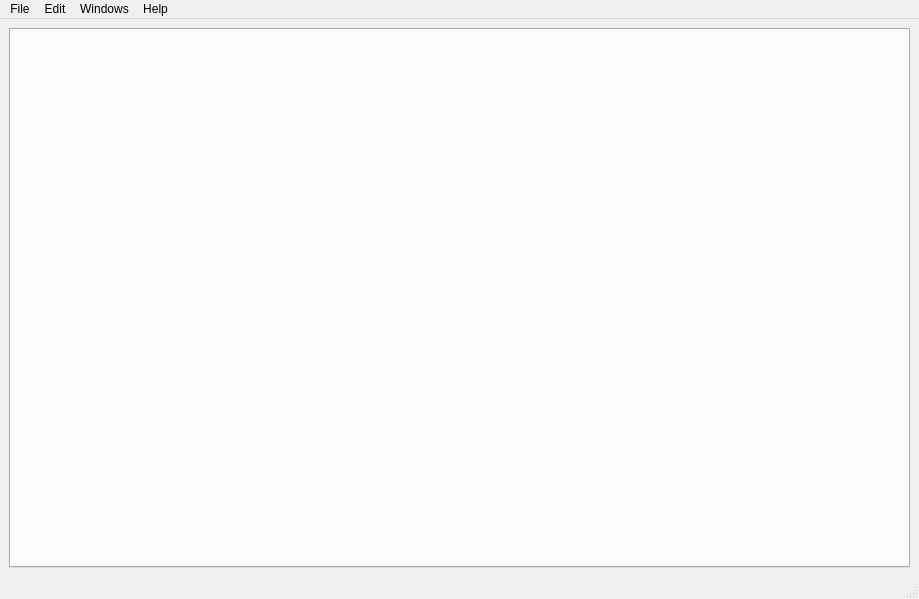
<?xml version="1.0" encoding="UTF-8"?>
<ui version="4.0">
 <class>MainWindow</class>
 <widget class="QMainWindow" name="MainWindow">
  <property name="geometry">
   <rect>
    <x>0</x>
    <y>0</y>
    <width>919</width>
    <height>599</height>
   </rect>
  </property>
  <property name="windowTitle">
   <string>MainWindow</string>
  </property>
  <widget class="QWidget" name="centralwidget">
   <layout class="QGridLayout" name="gridLayout">
    <item row="0" column="0">
     <widget class="QTabWidget" name="tabs">
      <property name="contextMenuPolicy">
       <enum>Qt::DefaultContextMenu</enum>
      </property>
      <property name="tabsClosable">
       <bool>true</bool>
      </property>
      <property name="movable">
       <bool>true</bool>
      </property>
     </widget>
    </item>
   </layout>
  </widget>
  <widget class="QMenuBar" name="menubar">
   <property name="geometry">
    <rect>
     <x>0</x>
     <y>0</y>
     <width>919</width>
     <height>26</height>
    </rect>
   </property>
   <widget class="QMenu" name="menuFile">
    <property name="statusTip">
     <string>Handle files</string>
    </property>
    <property name="title">
     <string>File</string>
    </property>
    <addaction name="openFile"/>
    <addaction name="saveFile"/>
    <addaction name="saveAsFile"/>
    <addaction name="newFile"/>
    <addaction name="separator"/>
    <addaction name="openDatabase"/>
    <addaction name="saveAsDatabase"/>
   </widget>
   <widget class="QMenu" name="menuEdit">
    <property name="statusTip">
     <string>Edit content</string>
    </property>
    <property name="title">
     <string>Edit</string>
    </property>
    <addaction name="copy"/>
    <addaction name="paste"/>
    <addaction name="addRow"/>
    <addaction name="separator"/>
    <addaction name="undo"/>
    <addaction name="redo"/>
   </widget>
   <widget class="QMenu" name="menuWindows">
    <property name="acceptDrops">
     <bool>false</bool>
    </property>
    <property name="statusTip">
     <string>Handle the window</string>
    </property>
    <property name="title">
     <string>Windows</string>
    </property>
    <addaction name="closeWindow"/>
   </widget>
   <widget class="QMenu" name="helpWindow">
    <property name="acceptDrops">
     <bool>false</bool>
    </property>
    <property name="statusTip">
     <string>Show help</string>
    </property>
    <property name="title">
     <string>Help</string>
    </property>
   </widget>
   <addaction name="menuFile"/>
   <addaction name="menuEdit"/>
   <addaction name="menuWindows"/>
   <addaction name="helpWindow"/>
  </widget>
  <widget class="QStatusBar" name="statusbar"/>
  <action name="openFile">
   <property name="text">
    <string>Open</string>
   </property>
   <property name="statusTip">
    <string>Open a file</string>
   </property>
   <property name="shortcut">
    <string>Ctrl+O</string>
   </property>
  </action>
  <action name="saveFile">
   <property name="text">
    <string>Save</string>
   </property>
   <property name="statusTip">
    <string>Save the actual file</string>
   </property>
   <property name="shortcut">
    <string>Ctrl+S</string>
   </property>
  </action>
  <action name="saveAsFile">
   <property name="text">
    <string>Save As File</string>
   </property>
   <property name="statusTip">
    <string>Save the actual file again</string>
   </property>
   <property name="shortcut">
    <string>Ctrl+Shift+S</string>
   </property>
  </action>
  <action name="newFile">
   <property name="text">
    <string>New</string>
   </property>
   <property name="statusTip">
    <string>Create a new file</string>
   </property>
   <property name="shortcut">
    <string>Ctrl+N</string>
   </property>
  </action>
  <action name="closeWindow">
   <property name="text">
    <string>Close</string>
   </property>
   <property name="statusTip">
    <string>Close the window</string>
   </property>
   <property name="shortcut">
    <string>Ctrl+Q</string>
   </property>
  </action>
  <action name="copy">
   <property name="text">
    <string>Copy</string>
   </property>
   <property name="statusTip">
    <string>Copy the displayed content</string>
   </property>
   <property name="shortcut">
    <string>Ctrl+C</string>
   </property>
  </action>
  <action name="addRow">
   <property name="text">
    <string>Add Row</string>
   </property>
   <property name="statusTip">
    <string>Add a new Row to the Table</string>
   </property>
   <property name="shortcut">
    <string>Shift+Return</string>
   </property>
  </action>
  <action name="openDatabase">
   <property name="text">
    <string>Open Database</string>
   </property>
   <property name="shortcut">
    <string>Alt+O</string>
   </property>
  </action>
  <action name="saveAsDatabase">
   <property name="text">
    <string>Save As Database</string>
   </property>
   <property name="shortcut">
    <string>Alt+S</string>
   </property>
  </action>
  <action name="paste">
   <property name="text">
    <string>Paste</string>
   </property>
   <property name="shortcut">
    <string>Ctrl+V</string>
   </property>
  </action>
  <action name="undo">
   <property name="text">
    <string>Undo</string>
   </property>
   <property name="shortcut">
    <string>Ctrl+Z</string>
   </property>
  </action>
  <action name="redo">
   <property name="text">
    <string>Redo</string>
   </property>
   <property name="shortcut">
    <string>Ctrl+Shift+Z</string>
   </property>
  </action>
 </widget>
 <resources/>
 <connections>
  <connection>
   <sender>closeWindow</sender>
   <signal>triggered()</signal>
   <receiver>MainWindow</receiver>
   <slot>close()</slot>
   <hints>
    <hint type="sourcelabel">
     <x>-1</x>
     <y>-1</y>
    </hint>
    <hint type="destinationlabel">
     <x>427</x>
     <y>299</y>
    </hint>
   </hints>
  </connection>
 </connections>
</ui>
